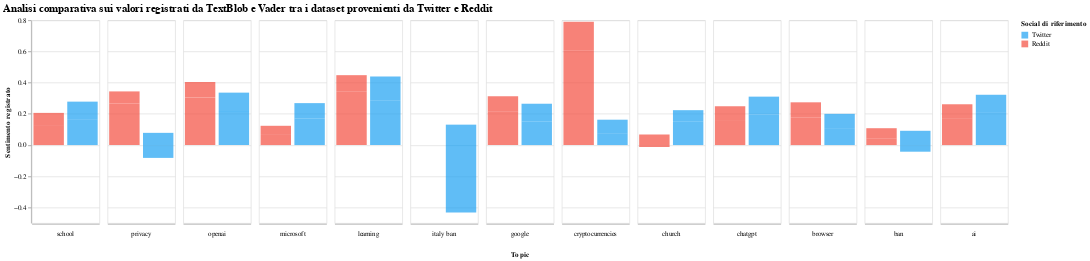

The cell this chart's notebook holds for it:
### Code cell
comparativeAnalysis

### Figure 1 — Vega-Lite specification as saved in the notebook (floating-point values rounded to 4 significant figures)
{"config": {"view": {"continuousWidth": 300, "continuousHeight": 300}, "axisX": {"labelAlign": "left", "labelAngle": 45, "labelPadding": 15}, "facet": {"spacing": 10}, "legend": {"orient": "right"}, "title": {"fontSize": 16, "fontWeight": "bold"}}, "data": {"name": "data-9e349e3cb92a4b6e508775e139ef8f39"}, "mark": {"type": "bar", "opacity": 0.7}, "encoding": {"color": {"field": "social", "scale": {"domain": ["Twitter", "Reddit"], "range": ["#1DA1F2", "#F44E3F"]}, "title": "Social di riferimento", "type": "nominal"}, "column": {"field": "Topic", "header": {"orient": "bottom"}, "sort": {"field": "Topic", "order": "descending"}, "title": "Topic", "type": "ordinal"}, "tooltip": [{"field": "Topic", "type": "nominal"}, {"field": "Sentiment", "type": "quantitative"}, {"field": "Source", "type": "nominal"}], "x": {"axis": {"labels": false, "ticks": false}, "field": "social", "title": "", "type": "nominal"}, "y": {"field": "Sentiment", "title": "Sentimento registrato", "type": "quantitative"}}, "params": [{"name": "param_80", "select": {"type": "point", "fields": ["Source"]}, "bind": {"input": "radio", "options": ["Vader", "TextBlob"], "labels": ["Vader", "TextBlob"], "name": "Selettore libreria: "}}], "title": "Analisi comparativa sui valori registrati da TextBlob e Vader tra i dataset provenienti da Twitter e Reddit", "transform": [{"filter": {"param": "param_80"}}], "width": 100, "$schema": "https://vega.github.io/schema/vega-lite/v5.8.0.json", "datasets": {"data-9e349e3cb92a4b6e508775e139ef8f39": [{"Topic": "ai", "Sentiment": 0.2067, "Source": "Vader", "social": "Twitter"}, {"Topic": "ai", "Sentiment": 0.1158, "Source": "TextBlob", "social": "Twitter"}, {"Topic": "chatgpt", "Sentiment": 0.1971, "Source": "Vader", "social": "Twitter"}, {"Topic": "chatgpt", "Sentiment": 0.1135, "Source": "TextBlob", "social": "Twitter"}, {"Topic": "browser", "Sentiment": 0.1086, "Source": "Vader", "social": "Twitter"}, {"Topic": "browser", "Sentiment": 0.09167, "Source": "TextBlob", "social": "Twitter"}, {"Topic": "openai", "Sentiment": 0.2177, "Source": "Vader", "social": "Twitter"}, {"Topic": "openai", "Sentiment": 0.1185, "Source": "TextBlob", "social": "Twitter"}, {"Topic": "google", "Sentiment": 0.1512, "Source": "Vader", "social": "Twitter"}, {"Topic": "google", "Sentiment": 0.1138, "Source": "TextBlob", "social": "Twitter"}, {"Topic": "church", "Sentiment": 0.1498, "Source": "Vader", "social": "Twitter"}, {"Topic": "church", "Sentiment": 0.07403, "Source": "TextBlob", "social": "Twitter"}, {"Topic": "microsoft", "Sentiment": 0.1702, "Source": "Vader", "social": "Twitter"}, {"Topic": "microsoft", "Sentiment": 0.0988, "Source": "TextBlob", "social": "Twitter"}, {"Topic": "learning", "Sentiment": 0.2874, "Source": "Vader", "social": "Twitter"}, {"Topic": "learning", "Sentiment": 0.1523, "Source": "TextBlob", "social": "Twitter"}, {"Topic": "school", "Sentiment": 0.1661, "Source": "Vader", "social": "Twitter"}, {"Topic": "school", "Sentiment": 0.1124, "Source": "TextBlob", "social": "Twitter"}, {"Topic": "cryptocurrencies", "Sentiment": 0.07226, "Source": "Vader", "social": "Twitter"}, {"Topic": "cryptocurrencies", "Sentiment": 0.09041, "Source": "TextBlob", "social": "Twitter"}, {"Topic": "ban", "Sentiment": -0.04244, "Source": "Vader", "social": "Twitter"}, {"Topic": "ban", "Sentiment": 0.09154, "Source": "TextBlob", "social": "Twitter"}, {"Topic": "italy ban", "Sentiment": -0.4327, "Source": "Vader", "social": "Twitter"}, {"Topic": "italy ban", "Sentiment": 0.131, "Source": "TextBlob", "social": "Twitter"}, {"Topic": "privacy", "Sentiment": -0.08217, "Source": "Vader", "social": "Twitter"}, {"Topic": "privacy", "Sentiment": 0.07839, "Source": "TextBlob", "social": "Twitter"}, {"Topic": "ai", "Sentiment": 0.1726, "Source": "Vader", "social": "Reddit"}, {"Topic": "ai", "Sentiment": 0.08908, "Source": "TextBlob", "social": "Reddit"}, {"Topic": "chatgpt", "Sentiment": 0.1546, "Source": "Vader", "social": "Reddit"}, {"Topic": "chatgpt", "Sentiment": 0.09428, "Source": "TextBlob", "social": "Reddit"}, {"Topic": "browser", "Sentiment": 0.1764, "Source": "Vader", "social": "Reddit"}, {"Topic": "browser", "Sentiment": 0.09771, "Source": "TextBlob", "social": "Reddit"}, {"Topic": "openai", "Sentiment": 0.3058, "Source": "Vader", "social": "Reddit"}, {"Topic": "openai", "Sentiment": 0.09867, "Source": "TextBlob", "social": "Reddit"}, {"Topic": "google", "Sentiment": 0.2168, "Source": "Vader", "social": "Reddit"}, {"Topic": "google", "Sentiment": 0.09625, "Source": "TextBlob", "social": "Reddit"}, {"Topic": "church", "Sentiment": -0.01249, "Source": "Vader", "social": "Reddit"}, {"Topic": "church", "Sentiment": 0.06787, "Source": "TextBlob", "social": "Reddit"}, {"Topic": "microsoft", "Sentiment": 0.06523, "Source": "Vader", "social": "Reddit"}, {"Topic": "microsoft", "Sentiment": 0.05837, "Source": "TextBlob", "social": "Reddit"}, {"Topic": "learning", "Sentiment": 0.3453, "Source": "Vader", "social": "Reddit"}, {"Topic": "learning", "Sentiment": 0.1028, "Source": "TextBlob", "social": "Reddit"}, {"Topic": "school", "Sentiment": 0.1227, "Source": "Vader", "social": "Reddit"}, {"Topic": "school", "Sentiment": 0.08365, "Source": "TextBlob", "social": "Reddit"}, {"Topic": "cryptocurrencies", "Sentiment": 0.6048, "Source": "Vader", "social": "Reddit"}, {"Topic": "cryptocurrencies", "Sentiment": 0.1857, "Source": "TextBlob", "social": "Reddit"}, {"Topic": "ban", "Sentiment": 0.04079, "Source": "Vader", "social": "Reddit"}, {"Topic": "ban", "Sentiment": 0.06736, "Source": "TextBlob", "social": "Reddit"}, {"Topic": "italy ban", "Sentiment": null, "Source": "Vader", "social": "Reddit"}, {"Topic": "italy ban", "Sentiment": null, "Source": "TextBlob", "social": "Reddit"}, {"Topic": "privacy", "Sentiment": 0.267, "Source": "Vader", "social": "Reddit"}, {"Topic": "privacy", "Sentiment": 0.07713, "Source": "TextBlob", "social": "Reddit"}]}}
